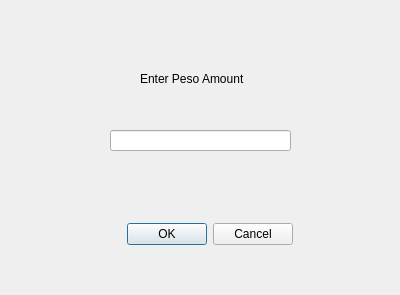
<?xml version="1.0" encoding="UTF-8"?>
<ui version="4.0">
 <class>DepositAmount</class>
 <widget class="QDialog" name="DepositAmount">
  <property name="geometry">
   <rect>
    <x>0</x>
    <y>0</y>
    <width>400</width>
    <height>295</height>
   </rect>
  </property>
  <property name="windowTitle">
   <string>Deposit Amount</string>
  </property>
  <widget class="QLabel" name="label">
   <property name="geometry">
    <rect>
     <x>140</x>
     <y>70</y>
     <width>181</width>
     <height>17</height>
    </rect>
   </property>
   <property name="text">
    <string>Enter Peso Amount</string>
   </property>
  </widget>
  <widget class="QLineEdit" name="lineEdit">
   <property name="geometry">
    <rect>
     <x>110</x>
     <y>130</y>
     <width>181</width>
     <height>21</height>
    </rect>
   </property>
  </widget>
  <widget class="QDialogButtonBox" name="buttonBox">
   <property name="geometry">
    <rect>
     <x>100</x>
     <y>220</y>
     <width>193</width>
     <height>28</height>
    </rect>
   </property>
   <property name="standardButtons">
    <set>QDialogButtonBox::Cancel|QDialogButtonBox::Ok</set>
   </property>
  </widget>
 </widget>
 <resources/>
 <connections/>
</ui>
